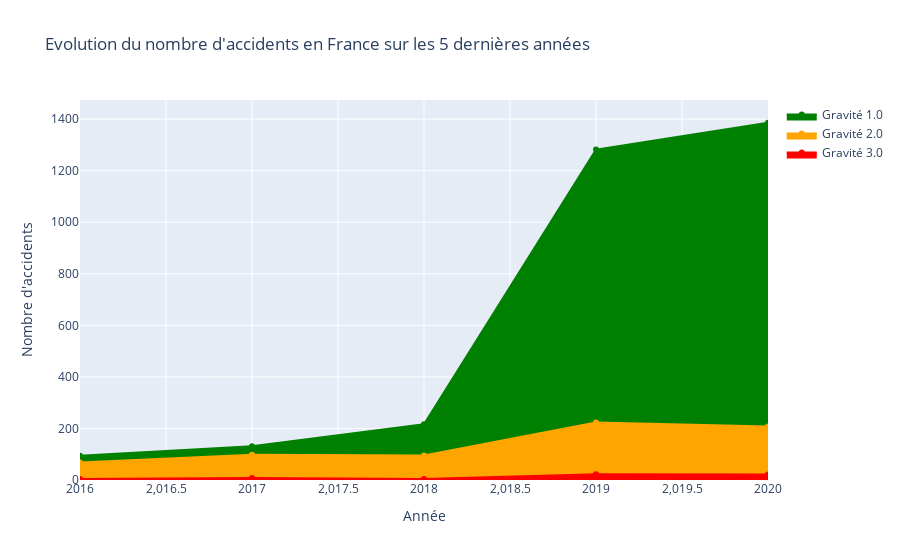

Here is the notebook cell this chart was saved with:
### Code cell
import plotly.graph_objects as go

# Filtrage des données pour les 5 dernières années
df = df[df['date'].between('2010-01-01','2020-12-31')]

# Extraction de l'année de la colonne 'date'
df['year'] = df['date'].dt.year

# Agrégation des données par année et gravité
df_agg = df.groupby(['year', 'grav'])['grav'].count().reset_index(name='count')

# Définition des couleurs pour chaque gravité
colors = {1: 'green', 2: 'orange', 3: 'red'}

# Création des trace pour chaque gravité
data = []
for grav in df_agg['grav'].unique():
    df_grav = df_agg[df_agg['grav'] == grav]
    trace = go.Scatter(x=df_grav['year'], y=df_grav['count'], name=f'Gravité {grav}',
                       mode='lines+markers', marker=dict(color=colors[grav]),
                       fill='tozeroy',fillcolor=colors[grav])
    data.append(trace)

# Mise en place de la figure
fig = go.Figure(data=data)
fig.update_layout(title='Evolution du nombre d\'accidents en France sur les 5 dernières années',
                  xaxis_title='Année', yaxis_title='Nombre d\'accidents')

# Affichage de la figure
fig.show()

#rajouter evolution nombre de cycliste

### Figure 1 — Plotly figure (JSON) as saved in the notebook; plotly's stock layout.template omitted (floating-point values rounded to 4 significant figures)
{"data": [{"fill": "tozeroy", "fillcolor": "green", "marker": {"color": "green"}, "mode": "lines+markers", "name": "Gravité 1.0", "type": "scatter", "x": [2016, 2017, 2018, 2019, 2020], "y": [94, 131, 216, 1282, 1386]}, {"fill": "tozeroy", "fillcolor": "orange", "marker": {"color": "orange"}, "mode": "lines+markers", "name": "Gravité 2.0", "type": "scatter", "x": [2016, 2017, 2018, 2019, 2020], "y": [68, 98, 95, 223, 208]}, {"fill": "tozeroy", "fillcolor": "red", "marker": {"color": "red"}, "mode": "lines+markers", "name": "Gravité 3.0", "type": "scatter", "x": [2016, 2017, 2018, 2019, 2020], "y": [4, 8, 4, 22, 21]}], "layout": {"title": {"text": "Evolution du nombre d'accidents en France sur les 5 dernières années"}, "xaxis": {"title": {"text": "Année"}}, "yaxis": {"title": {"text": "Nombre d'accidents"}}}}
